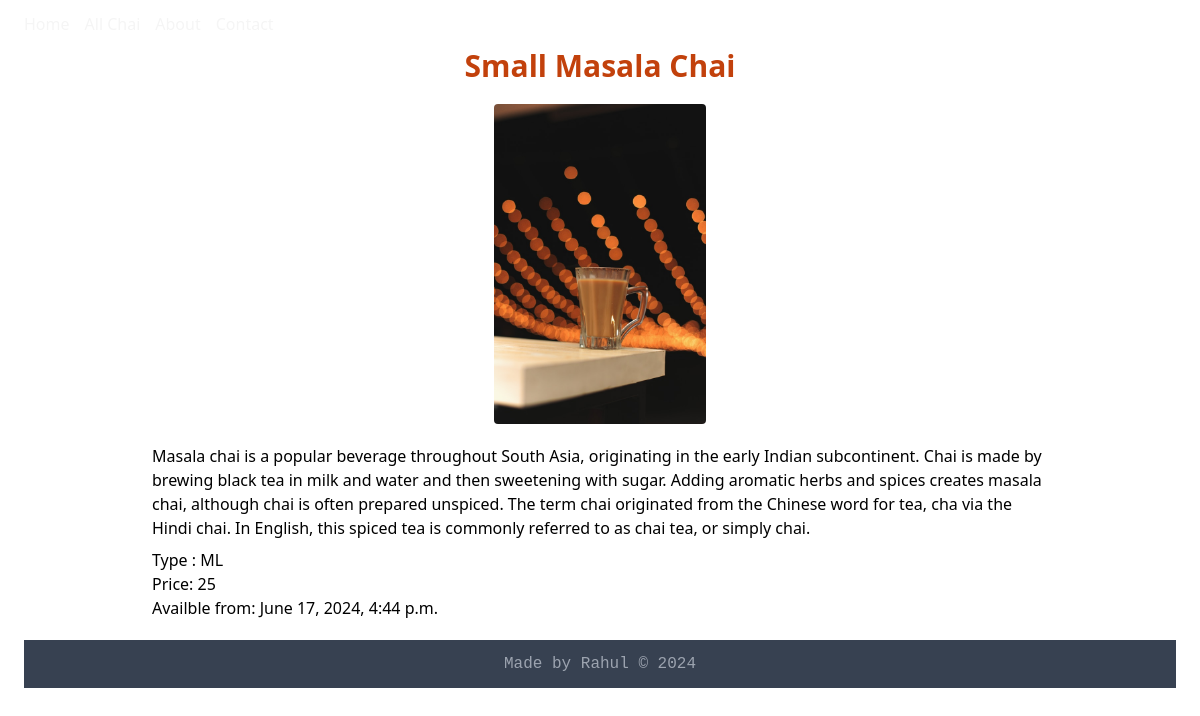
Page /chai/1/ on the committed database.
### chai/models.py (models this page shows, shortened)
class ChaiVariety(models.Model):
    CHAI_TYPE_CHOICES = [
        ('ML', 'MASALA'),
        ('GR', 'GINGER'),
        ('KL', 'KIWI'),
        ('PL', 'PLAIN'),
        ('EL', 'ELACHI')
    ]
    name = models.CharField(max_length=100)
    image = models.ImageField(upload_to='chais/')
    date_added = models.DateTimeField(default=timezone.now)
    chai_type = models.CharField(max_length=2, choices=CHAI_TYPE_CHOICES)
    description = models.TextField(default="")
    price = models.IntegerField(default=10)

### chai/views.py (the view)
# urls.py: path('<int:chai_id>/', view=views.chai_details, name='chai_details'),
def chai_details(request, chai_id):
    chai = get_object_or_404(ChaiVariety, pk=chai_id)
    return render(request, 'chai/chai_details.html', {'chai': chai})

### chai/templates/chai/chai_details.html (shortened to what this page needs)
{% extends "layout.html" %}
{% block content %}
<main>
    <h2 class="text-center text-3xl font-semibold text-orange-700">{{chai.name}}</h2>
    <img class="rounded h-80 mx-auto my-5" src="{{chai.image.url}}"  alt="{{chai.name}} image">
    <div class="max-w-4xl mx-auto">
        <p class="my-2">{{chai.description}}</p>
        <p>Type : {{chai.chai_type}}</p>
        <p>Price: {{chai.price}} </p>
        <p>Availble from: {{chai.date_added}}</p>
    </div>
</main>
{% endblock %}

### rows in the picture
ChaiVariety: name "Small Masala Chai", image (picture), description "Masala chai is a popular beverage throughout South Asia, originating in the early Indian subcontinent. Chai is made by brewing black tea in milk and water and then sweetening with sugar. Adding aromatic herbs and spices creates masala chai, although chai is often prepared unspiced. The term chai originated from the Chinese word for tea, cha via the Hindi chai. In English, this spiced tea is commonly referred to as chai tea, or simply chai.", chai_type "ML", price "25", date_added "June 17, 2024, 4:44 p.m."
